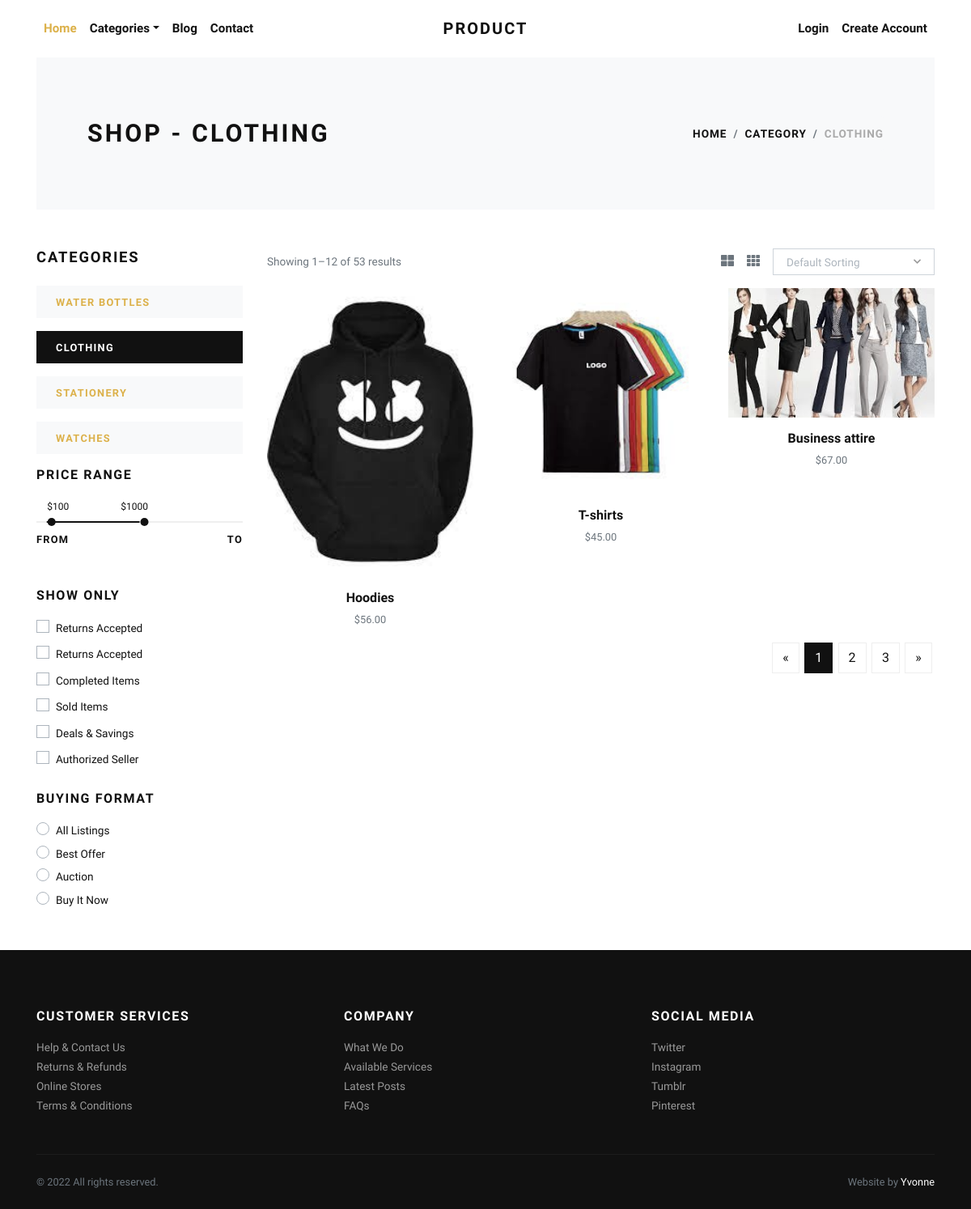
Screenshot of /clothing/ with the database file from the repository.
### store/models.py (models this page shows, shortened)
class Category(models.Model):
    title = models.CharField(max_length=50, verbose_name="Category Title")
    slug = models.SlugField(max_length=55, verbose_name="Category Slug")
    description = models.TextField(blank=True, verbose_name="Category Description")
    category_image = models.ImageField(upload_to='category', blank=True, null=True, verbose_name="Category Image")
    is_active = models.BooleanField(verbose_name="Is Active?")
    is_featured = models.BooleanField(verbose_name="Is Featured?")
    created_at = models.DateTimeField(auto_now_add=True, verbose_name="Created Date")
    updated_at = models.DateTimeField(auto_now=True, verbose_name="Updated Date")
    class Meta:
        verbose_name_plural = 'Categories'
        ordering = ('-created_at', )

class Product(models.Model):
    title = models.CharField(max_length=150, verbose_name="Product Title")
    slug = models.SlugField(max_length=160, verbose_name="Product Slug")
    sku = models.CharField(max_length=255, unique=True, verbose_name="Unique Product ID (SKU)")
    short_description = models.TextField(verbose_name="Short Description")
    detail_description = models.TextField(blank=True, null=True, verbose_name="Detail Description")
    product_image = models.ImageField(upload_to='product', blank=True, null=True, verbose_name="Product Image")
    price = models.DecimalField(max_digits=8, decimal_places=2)
    category = models.ForeignKey(Category, verbose_name="Product Categoy", on_delete=models.CASCADE)
    is_active = models.BooleanField(verbose_name="Is Active?")
    is_featured = models.BooleanField(verbose_name="Is Featured?")
    created_at = models.DateTimeField(auto_now_add=True, verbose_name="Created Date")
    updated_at = models.DateTimeField(auto_now=True, verbose_name="Updated Date")
    class Meta:
        verbose_name_plural = 'Products'
        ordering = ('-created_at', )

### store/views.py (the view)
# urls.py: path('<slug:slug>/', views.category_products, name="category-products"),
def category_products(request, slug):
    category = get_object_or_404(Category, slug=slug)
    products = Product.objects.filter(is_active=True, category=category)
    categories = Category.objects.filter(is_active=True)
    context = {
        'category': category,
        'products': products,
        'categories': categories,
    }
    return render(request, 'store/category_products.html', context)

### store/context_preprocessors.py (called while the page is built)
def store_menu(request):
    categories = Category.objects.filter(is_active=True)
    context = {
        'categories_menu': categories,
    }
    return context

def cart_menu(request):
    if request.user.is_authenticated:
        cart_items= Cart.objects.filter(user=request.user)
        context = {
            'cart_items': cart_items,
        }
    else:
        context = {}
    return context

### templates/store/category_products.html (shortened to what this page needs)
{% extends 'base.html' %}
{% load static %}
    {% block content %}
      <div class="container">
        <section class="py-5 bg-light">
          <div class="container">
            <div class="row px-4 px-lg-5 py-lg-4 align-items-center">
              <div class="col-lg-6">
                <h1 class="h2 text-uppercase mb-0">Shop - {{category.title}}</h1>
              </div>
              <div class="col-lg-6 text-lg-right">
                <nav aria-label="breadcrumb">
                  <ol class="breadcrumb justify-content-lg-end mb-0 px-0">
                    <li class="breadcrumb-item"><a href="{% url 'store:home' %}">Home</a></li>
                    <li class="breadcrumb-item"><a href="{% url 'store:all-categories' %}">Category</a></li>
                    <li class="breadcrumb-item active" aria-current="page">{{category.title}}</li>
                  </ol>
                </nav>
              </div>
            </div>
          </div>
        </section>
        <section class="py-5">
          <div class="container p-0">
            <div class="row">
              <div class="col-lg-3 order-2 order-lg-1">
                <h5 class="text-uppercase mb-4">Categories</h5>
                {% if categories %}
                  {% for cat in categories %}
                    <a href="{% url 'store:category-products' cat.slug %}">
                      <div class="py-2 px-4 {% if category == cat %}bg-dark text-white {% else %}bg-light{% endif %} mb-3">
                        <strong class="small text-uppercase font-weight-bold">{{cat.title}}</strong>
                      </div>
                    </a>
                  {% endfor %}
                {% endif %}
                <h6 class="text-uppercase mb-4">Price range</h6>
                <div class="price-range pt-4 mb-5">
                  <div id="range"></div>
                  <div class="row pt-2">
                    <div class="col-6"><strong class="small font-weight-bold text-uppercase">From</strong></div>
                    <div class="col-6 text-right"><strong class="small font-weight-bold text-uppercase">To</strong></div>
                  </div>
                </div>
                <h6 class="text-uppercase mb-3">Show only</h6>
                <div class="custom-control custom-checkbox mb-1">
                  <label class="custom-control-label text-small" for="customCheck1">Returns Accepted</label>
                </div>
                <div class="custom-control custom-checkbox mb-1">
                  <label class="custom-control-label text-small" for="customCheck2">Returns Accepted</label>
                </div>
                <div class="custom-control custom-checkbox mb-1">
                  <label class="custom-control-label text-small" for="customCheck3">Completed Items</label>
                </div>
                <div class="custom-control custom-checkbox mb-1">
                  <label class="custom-control-label text-small" for="customCheck4">Sold Items</label>
                </div>
                <div class="custom-control custom-checkbox mb-1">
                  <label class="custom-control-label text-small" for="customCheck5">Deals &amp; Savings</label>
                </div>
                <div class="custom-control custom-checkbox mb-4">
                  <label class="custom-control-label text-small" for="customCheck6">Authorized Seller</label>
                </div>
                <h6 class="text-uppercase mb-3">Buying format</h6>
                <div class="custom-control custom-radio">
                  <label class="custom-control-label text-small" for="customRadio1">All Listings</label>
                </div>
                <div class="custom-control custom-radio">
                  <label class="custom-control-label text-small" for="customRadio2">Best Offer</label>
                </div>
                <div class="custom-control custom-radio">
                  <label class="custom-control-label text-small" for="customRadio3">Auction</label>
                </div>
                <div class="custom-control custom-radio">
                  <label class="custom-control-label text-small" for="customRadio4">Buy It Now</label>
                </div>
              </div>
              <div class="col-lg-9 order-1 order-lg-2 mb-5 mb-lg-0">
                <div class="row mb-3 align-items-center">
                  <div class="col-lg-6 mb-2 mb-lg-0">
                    <p class="text-small text-muted mb-0">Showing 1–12 of 53 results</p>
                  </div>
                  <div class="col-lg-6">
                    <ul class="list-inline d-flex align-items-center justify-content-lg-end mb-0">
                      <li class="list-inline-item text-muted mr-3"><a class="reset-anchor p-0" href="#"><i class="fas fa-th-large"></i></a></li>
                      <li class="list-inline-item text-muted mr-3"><a class="reset-anchor p-0" href="#"><i class="fas fa-th"></i></a></li>
                      <li class="list-inline-item">
                      </li>
                    </ul>
                  </div>
                </div>
                <div class="row">
                  {% if products %}
                    {% for product in products %}
                      <div class="col-lg-4 col-sm-6">
                        <div class="product text-center">
                          <div class="mb-3 position-relative">
                            <a class="d-block" href="{% url 'store:product-detail' product.slug %}">
                              {% if product.product_image %}
                                <img class="img-fluid w-100" src="{{product.product_image.url}}" alt="{{product.title}}">
                              {% else %}
                                <img class="img-fluid w-100" src="{% static 'img/product-1.jpg' %}" alt="{{product.title}}">
                              {% endif %}
                            </a>
                          </div>
                          <h6> <a class="reset-anchor" href="{% url 'store:product-detail' product.slug %}">{{product.title}}</a></h6>
                          <p class="small text-muted">${{product.price}}</p>
                        </div>
                      </div>
                    {% endfor %}
                  {% endif %}
                </div>
                <nav aria-label="Page navigation example">
                  <ul class="pagination justify-content-center justify-content-lg-end">
                    <li class="page-item"><a class="page-link" href="#" aria-label="Previous"><span aria-hidden="true">«</span></a></li>
                    <li class="page-item active"><a class="page-link" href="#">1</a></li>
                    <li class="page-item"><a class="page-link" href="#">2</a></li>
                    <li class="page-item"><a class="page-link" href="#">3</a></li>
                    <li class="page-item"><a class="page-link" href="#" aria-label="Next"><span aria-hidden="true">»</span></a></li>
                  </ul>
                </nav>
              </div>
            </div>
          </div>
        </section>
      </div>
      {% endblock content %}

### electicsmerchandise/static/css/style.default.css (style rules this page uses)
.text-small { font-size: 0.85rem !important; }
strong { font-weight: 700; }
.product img { -webkit-filter: grayscale(40%); filter: grayscale(40%); transition: all 0.3s; }
.text-uppercase { text-transform: uppercase; letter-spacing: 0.1em; }
.reset-anchor { color: inherit; transition: all 0.3s; }
.noUi-target { background: #efefef; border-radius: 0; border: none; box-shadow: none; }
.noUi-horizontal { height: 2px; }
body { font-family: "Libre Franklin", sans-serif; font-size: 1rem; font-weight: 400; line-height: 1.5; color: #111111; background-color: #fff; }
a { color: #dcb14a; text-decoration: none; }
h1, h2, h3, h4, h5, h6, .h1, .h2, .h3, .h4, .h5, .h6 { margin-bottom: 0.5rem; font-family: inherit; font-weight: 900; line-height: 1.2; color: inherit; }
h1, .h1 { font-size: 2.2rem; }
h2, .h2 { font-size: 1.9rem; }
h5, .h5 { font-size: 1.15rem; }
h6, .h6 { font-size: 1rem; }
small, .small { font-size: 80%; font-weight: 400; }
.page-item:first-child .page-link { border-top-left-radius: 0; border-bottom-left-radius: 0; }
.page-item:last-child .page-link { border-top-right-radius: 0; border-bottom-right-radius: 0; }
.page-item.active .page-link { color: #fff; background-color: #111111; border-color: #111111; }
.page-link { padding: 0.5rem 0.75rem; line-height: 1.25; color: #111111; background-color: none; border: 1px solid #eee; margin: 0.2rem; transition: all 0.3s; }
.bg-light { background-color: #f8f9fa !important; }
.bg-dark { background-color: #111111 !important; }
.custom-checkbox .custom-control-label::before { border-radius: 0; }
.custom-radio .custom-control-label::before { border-radius: 50%; }
.custom-control-label { font-weight: 400; line-height: 2.1em; cursor: pointer; }
.breadcrumb { background: #f8f9fa; }
.breadcrumb-item { font-size: 0.85rem; text-transform: uppercase; letter-spacing: 0.07em; font-weight: 900; color: #111111; }
.breadcrumb-item a { color: inherit; transition: all 0.3s; }
.breadcrumb-item.active { color: #aaa; }

### rows the page displays
Category: title "CLOTHING"
Category: title "WATER BOTTLES"
Category: title "STATIONERY"
Category: title "WATCHES"
Product: product_image (picture), title "Hoodies", price "56.00"
Product: product_image (picture), title "T-shirts", price "45.00"
Product: product_image (picture), title "Business attire", price "67.00"
